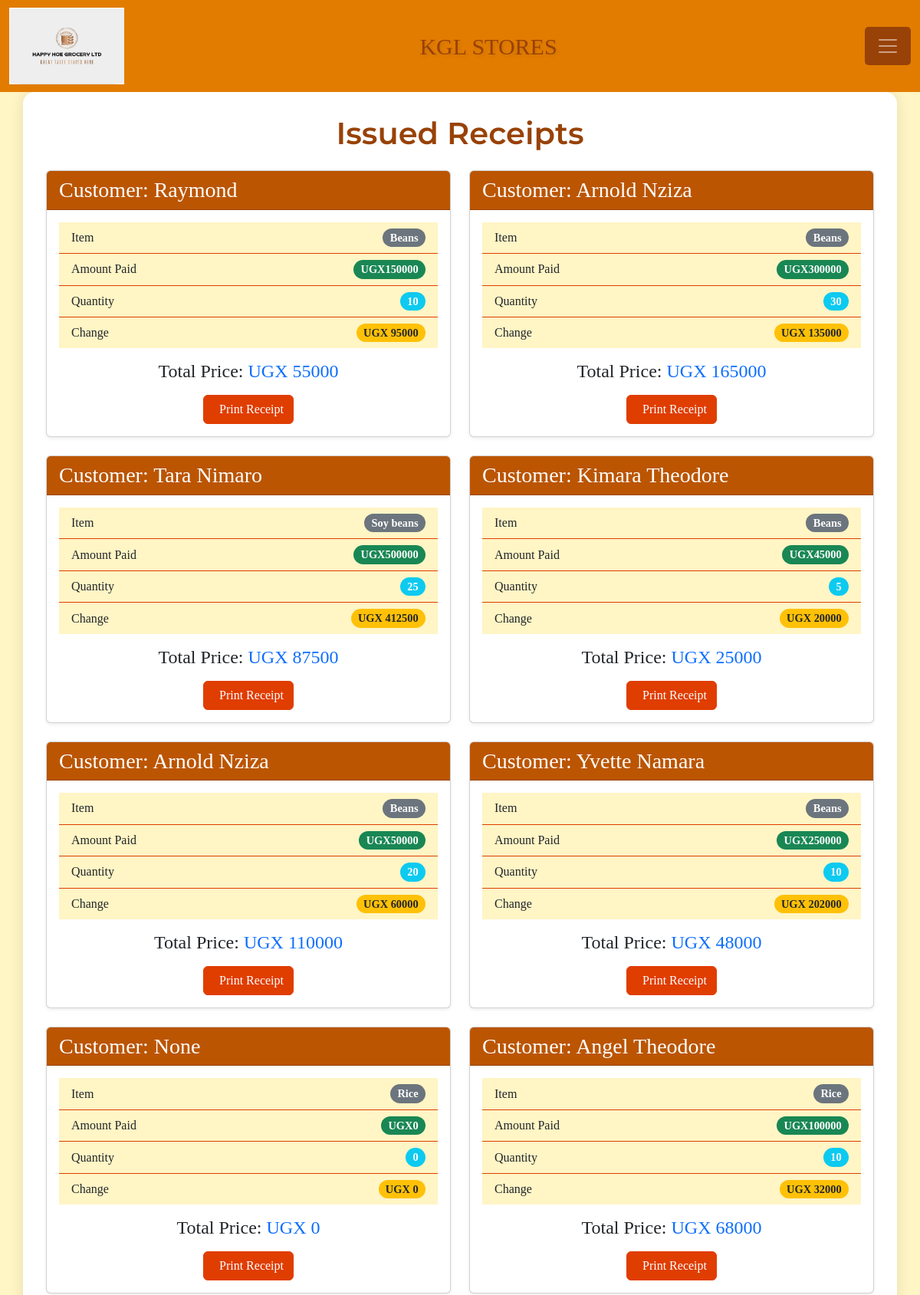
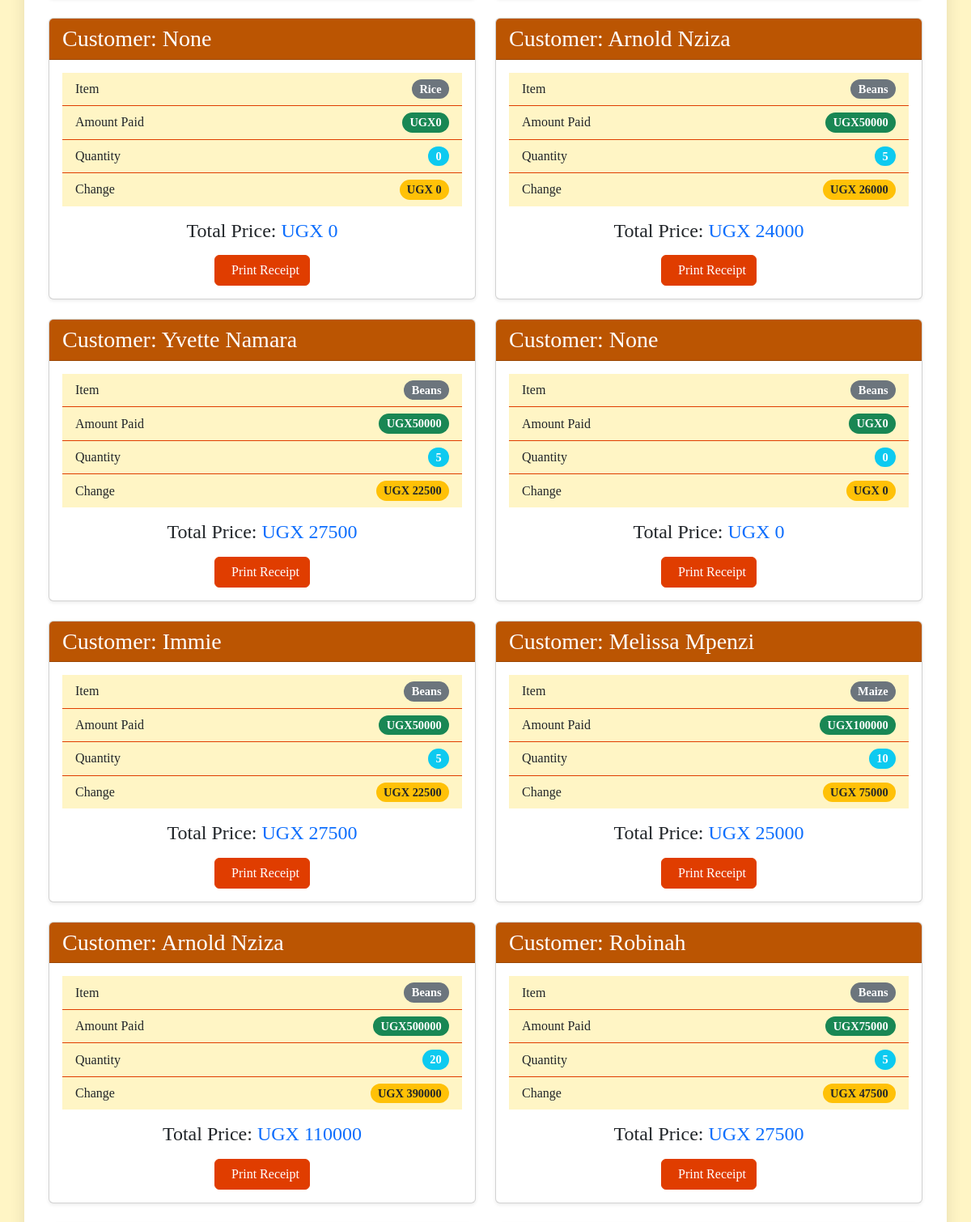
The app's page /receipt/ (signed in, upper part) with its own data (2 pictures, top to bottom).
### Grocery_app/models.py (models this page shows, shortened)
class Sale(models.Model):
    item = models.ForeignKey(Stockx,on_delete=models.CASCADE)
    quantity = models.IntegerField(default=0, null=False, blank=False)
    amount_received = models.IntegerField(default=0, null=False, blank=False)
    issued_to = models.CharField(max_length=50, null=True, blank=True)
    unit_price = models.IntegerField(default=0, null=True, blank=True)
    date_sold = models.DateTimeField(auto_now_add=True, null=True, blank=True)
    receipt_number = models.PositiveIntegerField(unique=True, blank=True, null=True)
    """modality = models.CharField(
        max_length=6,
        choices=SALE_MODALITY_CHOICES,
        default=CASH,
    )"""
    """def save(self, *args, **kwargs):
        if not self.receipt_number:
            last_sale = Sale.objects.all().order_by('id').last()
            self.receipt_number = (last_sale.receipt_number + 1) if last_sale else 1
        super(Sale, self).save(*args, **kwargs)"""
    def get_total(self):
        quantity = self.quantity if self.quantity is not None else 0
        unit_price = self.unit_price if self.unit_price is not None else 0
        total = quantity * unit_price
        return int(total)
    def get_change(self):
        amount_received = self.amount_received if self.amount_received is not None else 0
        total_price = self.get_total()
        change = amount_received - total_price
        return abs(int(change))

class Stockx(models.Model):
    item_name = models.CharField(max_length=50, null=True, blank=True)
    stock_type = models.CharField(max_length=50, null=True, blank=True)
    stock_source = models.CharField(max_length=50, null=True, blank=True)
    unit_cost = models.IntegerField(default=0, null=True, blank=True)
    unit_price = models.IntegerField(default=0, null=True, blank=True)
    total_quantity = models.IntegerField(default=0, null=True, blank=True)
    stock_branch = models.CharField(max_length=50, null=True, blank=True)
    stock_date = models.DateTimeField(auto_now_add=True, null=True, blank=True) #Automtically sets it when object is first recorded.
    stock_time = models.TimeField(auto_now_add=True, null=True, blank=True)
    stock_dealer = models.CharField(max_length=50, null=True, blank=True)
    stock_contact = models.IntegerField(default=0, null=True, blank=True)
    issued_quantity = models.IntegerField(default=0, null=True, blank=True)
    def __str__(self):
        return self.item_name

### Grocery_app/views.py (the view)
# urls.py: path('receipt/',views.receipt,name = 'receipt'),
@login_required
def receipt(request):
    sales = Sale.objects.all().order_by('-id')
    return render(request, 'Grocery_app/receipt.html', {'sales': sales})

### Grocery_app/templates/Grocery_app/receipt.html (shortened to what this page needs)
{% extends 'Grocery_app/base.html'%}
{% block content %}
<div class="container mt-5">
    <h1 class="text-center mb-4">Issued Receipts</h1>
    <div class="row">
    {% for sale in sales %}
        <div class="col-md-6 mb-4">
            <div class="card h-100 shadow-sm">
                <div class="card-header bg-primary text-white">
                    <h3 class="card-title mb-0">Customer: {{ sale.issued_to | title }}</h3>
                </div>
                <div class="card-body">
                    <ul class="list-group list-group-flush mb-3">
                        <li class="list-group-item d-flex justify-content-between align-items-center">
                            Item
                            <span class="badge bg-secondary rounded-pill">{{ sale.item }}</span>
                        </li>
                        <li class="list-group-item d-flex justify-content-between align-items-center">
                            Amount Paid
                            <span class="badge bg-success rounded-pill">UGX{{ sale.amount_received }}</span>
                        </li>
                        <li class="list-group-item d-flex justify-content-between align-items-center">
                            Quantity
                            <span class="badge bg-info rounded-pill">{{ sale.quantity }}</span>
                        </li>
                        <li class="list-group-item d-flex justify-content-between align-items-center">
                            Change
                            <span class="badge bg-warning text-dark rounded-pill">UGX {{ sale.get_change }}</span>
                        </li>
                    </ul>
                    <h4 class="text-center mb-3">Total Price: <span class="text-primary">UGX {{ sale.get_total }}</span></h4>
                    <div class="text-center">
                        <a href="{% url 'receipt_detail' sale.id %}" class="btn btn-danger">
                             Print Receipt
                        </a>
                    </div>
                </div>
            </div>
        </div>
    {% endfor %}
    </div>
</div><br><br>
{% endblock %}

### Grocery_app/static/css/main.css (style rules this page uses)
html,body { position: relative; overflow-x: hidden; background: url('/static/images/img6.jpg'); width: 100% !important; height: 100vh; display: table; position: relative; background-position: center; background-attachment: scroll; -o-background-size: cover; -moz-background-size: cover; -webkit-background-size: cover; background-size: cover; background-repeat: no-repeat; }
body { background-color: #fef3c7(0, 0%, 98%); font-family: 'raleway'; }
.card { border-radius: 10px; box-shadow: 0 4px 8px rgba(0, 0, 0, 0.1); }
.card-header { border-bottom: 2px solid #f0f0f0; }

### Grocery_app/templates/Grocery_app/base.html (style rules this page uses)
body { background-color: rgb(235, 199, 149); color: #923f0e; font-family: Georgia, 'Times New Roman', Times, serif; }

### Grocery_app/templates/Grocery_app/receipt.html (style rules this page uses)
body { background-color: #fff5c5; }
.container { background-color: #ffffff; padding: 30px; border-radius: 15px; box-shadow: 0 0 20px rgba(0,0,0,0.1); }
h1 { color: #984208; font-family: 'Montserrat', sans-serif; font-weight: 600; }
.card { transition: transform 0.3s ease-in-out; }
.card-header { background-color: #bb5502 !important; }
.btn-danger { background-color: #E03D00; border-color: #E03D00; }
.list-group-item { background-color: #fff5c5; border-color: #E03D00; }
.badge { font-size: 0.9rem; }

### records on screen
Sale: issued_to "Raymond", item "Beans", amount_received "150000", quantity "10", get_change "95000", get_total "55000"
Sale: issued_to "Arnold Nziza", item "Beans", amount_received "300000", quantity "30", get_change "135000", get_total "165000"
Sale: issued_to "Tara Nimaro", item "Soy beans", amount_received "500000", quantity "25", get_change "412500", get_total "87500"
Sale: issued_to "Kimara Theodore", item "Beans", amount_received "45000", quantity "5", get_change "20000", get_total "25000"
Sale: issued_to "Arnold Nziza", item "Beans", amount_received "50000", quantity "20", get_change "60000", get_total "110000"
Sale: issued_to "Yvette Namara", item "Beans", amount_received "250000", quantity "10", get_change "202000", get_total "48000"
Sale: issued_to "None", item "Rice", amount_received "0", quantity "0", get_change "0", get_total "0"
Sale: issued_to "Angel Theodore", item "Rice", amount_received "100000", quantity "10", get_change "32000", get_total "68000"
Sale: issued_to "None", item "Rice", amount_received "0", quantity "0", get_change "0", get_total "0"
Sale: issued_to "Arnold Nziza", item "Beans", amount_received "50000", quantity "5", get_change "26000", get_total "24000"
Sale: issued_to "Yvette Namara", item "Beans", amount_received "50000", quantity "5", get_change "22500", get_total "27500"
Sale: issued_to "None", item "Beans", amount_received "0", quantity "0", get_change "0", get_total "0"
Sale: issued_to "Immie", item "Beans", amount_received "50000", quantity "5", get_change "22500", get_total "27500"
Sale: issued_to "Melissa Mpenzi", item "Maize", amount_received "100000", quantity "10", get_change "75000", get_total "25000"
Sale: issued_to "Arnold Nziza", item "Beans", amount_received "500000", quantity "20", get_change "390000", get_total "110000"
Sale: issued_to "Robinah", item "Beans", amount_received "75000", quantity "5", get_change "47500", get_total "27500"
